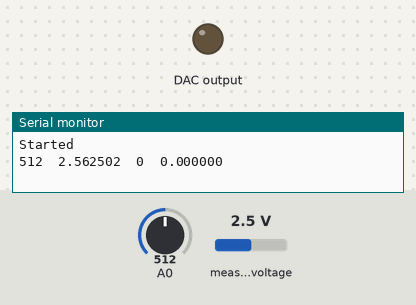
Recording of a sketch running on a simulated Arduino Uno, built with avr-gcc and run on an emulated ATmega328P. On the bench: output pins drawn as LEDs (lit = HIGH), the last lines printed to the serial monitor. Wiring (inferred from the names in the program): MCP4725 DAC at I2C address 0x60. The inputs (shaded band) are chosen by the test bench; at power-on: A0 = 512, measured voltage 2.5 V.

Above: at 0.05 s.
At 3.05 s:
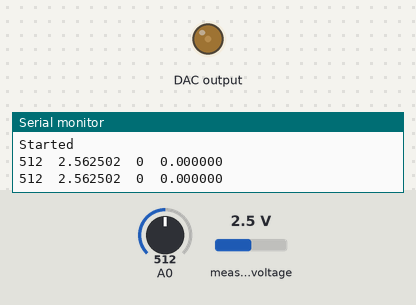
At 6.05 s:
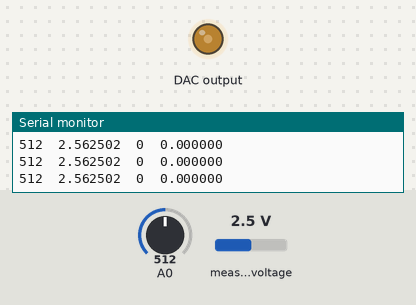
At 12.1 s:
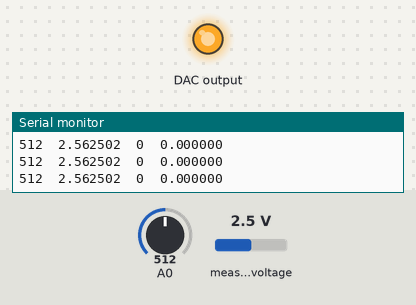
Timing chart, 0 to 15.8 s (numbered marks = the images above):
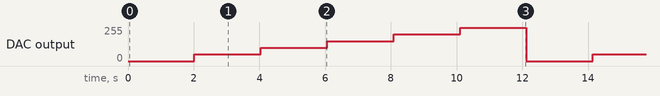

Measured:
- by itself, DAC output: repeats every 12.1 s: 99/255 2.0 s, 149/255 2.0 s, 199/255 2.0 s, 249/255 2.0 s, 0/255 2.0 s, 49/255 2.0 s

The sketch:

Lab4_DAC.ino
```cpp
#include <Wire.h>  //Include the Wire library to talk I2C
#include <Adafruit_ADS1X15.h>   // the library for the A/D card
Adafruit_ADS1115 ads1115;//(0x48); // construct an ads1115 object at address 0x48

// For DAC
#define MCP4725_ADDR 0x60
float V_out;
float delta_V = 1.0; // voltage increment each time through the loop.
int code1;
int Code_out;
int bits_4, bits_8;

//Variables needed for the onboard ADC
float Vmax = 5.12;   // This is the voltage of my Arduino +5V, measured with my multimeter.
float Arduino_VoltsPerBit = Vmax/1023;  // 2^10 - 1
float Arduino_volts;
int Arduino_counts;


// Variables needed for the ADS1115
//  Calculate the conversion between bits and volts.
//  One bit is a sign bit, and 2^15 = 32768.
//  The default gain sets the full ADC range to 6.144 Volts,
//    even though we'll only use 0 to +5V.
float ADS1115_VoltsPerBit = 6.144/(32767);  // conversion from bits to volts
float ADS1115_volts;  // input voltage, after converting from bits
int ADS1115_counts;  // input bits (count) for ADS1115

//---------------------------------------------------
void setup()
{
  // Start the serial link, at 9600 bps.
  Serial.begin(9600);
  Serial.println("");
  Serial.println("Started");

  // Initialize DAC;
  Code_out = 0;
  V_out = 0;

  // Start up the I2C bus so we can talk to the ADS1115
  Wire.begin();  // Required for the DAC.
  ads1115.begin();
}

//---------------------------------------------------
void loop()
{
  // Write to DAC
  // First ensure that V_out is between 0 and Vmax
  code1 = (V_out/Vmax)*4095;

  Code_out = code1 % 4095;  // Modulus;  this gives us the remainder, in case our code is too large.

  // ------Unpack the code into the 8 most significant bits, the 4 least significant bits, then
  // ------send everything over the I2C bus to the MCP4715.
  bits_8 = Code_out >> 4;
  bits_4 = (Code_out & 15) << 4;
  Wire.beginTransmission(MCP4725_ADDR);
  Wire.write(64);            // cmd to update the DAC
  Wire.write(bits_8);        // the 8 most significant bits...
  Wire.write(bits_4);        // the 4 least significant bits...
  Wire.endTransmission();

  delay(10); // let it sit 10ms before reading with A/D's.


  //Read in the on-board ADC channel A0
  Arduino_counts = analogRead(A0);
  Arduino_volts = Arduino_VoltsPerBit*Arduino_counts;

  // Uncomment to read in voltage from ADS1115
  ADS1115_counts = ads1115.readADC_SingleEnded(0);  // Read channel 0
  ADS1115_volts = ADS1115_VoltsPerBit*ADS1115_counts;


  // Print the onboard ADC result to the Serial bus
  Serial.print(Arduino_counts);  // bits
  Serial.print("\t");
  Serial.print(Arduino_volts,6);   // voltage
  Serial.print("\t");

//  Print the ADS1115 info
  Serial.print(ADS1115_counts);
  Serial.print("\t");
  Serial.print(ADS1115_volts, 6);

  Serial.println("");  // line feed

  delay(2000);  // Change this to change the sampling rate

  V_out = V_out + delta_V;
  if (V_out > Vmax)
  {
    V_out = 0;
  }
  Code_out = int((V_out/Vmax)*4095);

}
```
